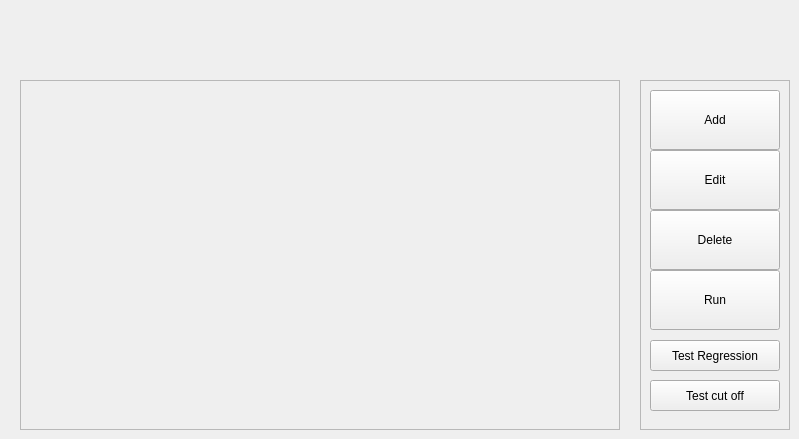
    <widget class="QWidget" name="page">
     <widget class="QScrollArea" name="scrollArea">
      <property name="geometry">
       <rect>
        <x>20</x>
        <y>80</y>
        <width>600</width>
        <height>350</height>
       </rect>
      </property>
      <property name="widgetResizable">
       <bool>true</bool>
      </property>
      <widget class="QWidget" name="scrollAreaWidgetContents">
       <property name="geometry">
        <rect>
         <x>0</x>
         <y>0</y>
         <width>598</width>
         <height>348</height>
        </rect>
       </property>
      </widget>
     </widget>
     <widget class="QFrame" name="frame">
      <property name="geometry">
       <rect>
        <x>640</x>
        <y>80</y>
        <width>150</width>
        <height>350</height>
       </rect>
      </property>
      <property name="frameShape">
       <enum>QFrame::StyledPanel</enum>
      </property>
      <property name="frameShadow">
       <enum>QFrame::Raised</enum>
      </property>
      <widget class="QToolButton" name="toolButton_5">
       <property name="geometry">
        <rect>
         <x>10</x>
         <y>10</y>
         <width>130</width>
         <height>60</height>
        </rect>
       </property>
       <property name="text">
        <string>Add</string>
       </property>
       <property name="checkable">
        <bool>false</bool>
       </property>
      </widget>
      <widget class="QToolButton" name="toolButton_6">
       <property name="geometry">
        <rect>
         <x>10</x>
         <y>70</y>
         <width>130</width>
         <height>60</height>
        </rect>
       </property>
       <property name="text">
        <string>Edit</string>
       </property>
      </widget>
      <widget class="QToolButton" name="toolButton_7">
       <property name="geometry">
        <rect>
         <x>10</x>
         <y>130</y>
         <width>130</width>
         <height>60</height>
        </rect>
       </property>
       <property name="text">
        <string>Delete</string>
       </property>
      </widget>
      <widget class="QToolButton" name="toolButton_8">
       <property name="geometry">
        <rect>
         <x>10</x>
         <y>190</y>
         <width>130</width>
         <height>60</height>
        </rect>
       </property>
       <property name="text">
        <string>Run</string>
       </property>
      </widget>
      <widget class="QToolButton" name="toolButton_30">
       <property name="geometry">
        <rect>
         <x>10</x>
         <y>260</y>
         <width>130</width>
         <height>31</height>
        </rect>
       </property>
       <property name="text">
        <string>Test Regression</string>
       </property>
      </widget>
      <widget class="QToolButton" name="toolButton_31">
       <property name="geometry">
        <rect>
         <x>10</x>
         <y>300</y>
         <width>130</width>
         <height>31</height>
        </rect>
       </property>
       <property name="text">
        <string>Test cut off</string>
       </property>
      </widget>
     </widget>
    </widget>
